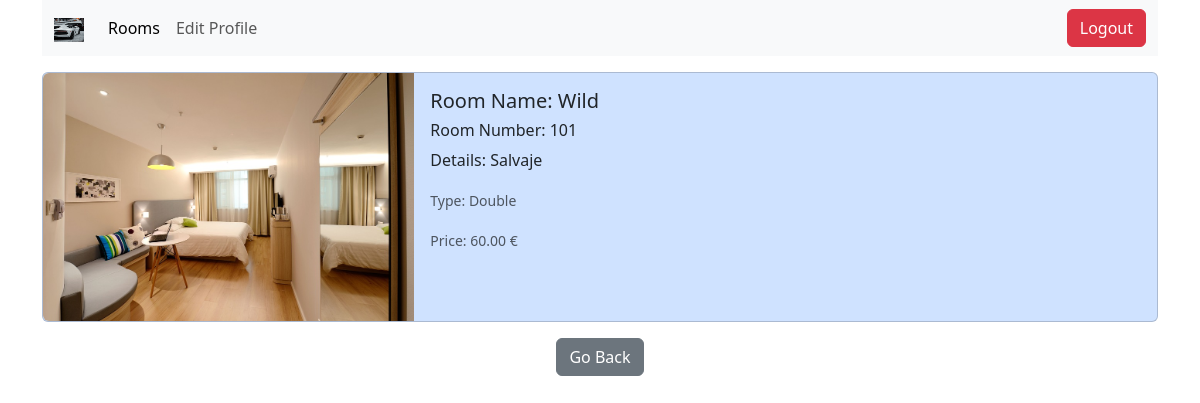
The app's page /details.php?id=1 (signed in) with its own data.
### tables this page shows
CREATE TABLE `users` (
  `id` int(11) NOT NULL,
  `first_name` varchar(100) NOT NULL,
  `last_name` varchar(100) NOT NULL,
  `email` varchar(100) NOT NULL,
  `date_of_birth` date NOT NULL,
  `password` varchar(255) NOT NULL,
  `images` varchar(255) DEFAULT NULL,
  `status` varchar(10) NOT NULL DEFAULT 'user'
);

CREATE TABLE `rooms` (
  `room_id` int(11) NOT NULL,
  `room_number` varchar(3) NOT NULL,
  `room_name` varchar(20) NOT NULL,
  `picture` varchar(255) DEFAULT NULL,
  `Details` varchar(255) NOT NULL,
  `price` decimal(12,2) DEFAULT NULL,
  `type` varchar(40) DEFAULT NULL
);

### details.php (the view, shortened to what this page needs)
<?php
require_once "connection.php";
$sql_user = "SELECT * FROM users WHERE id = {$_SESSION["user"]}";
$result_user = mysqli_query($connect, $sql_user);
$row_user = mysqli_fetch_assoc($result_user);
$id = $_GET["id"];
$sql = "SELECT * FROM `rooms` WHERE room_id = $id";
$result = mysqli_query($connect, $sql);
$row = mysqli_fetch_assoc($result);
$layout = "<div>
        <div class='card mx-auto bg-primary-subtle my-3' style='max-width: 100%;'>
            <div class='row g-0'>
                <div class='col-md-4'>
                    <img src='../pictures/{$row["picture"]} ' class='img-fluid rounded-start' alt='...'>
                </div>
                <div class='col-md-8'>
                    <div class='card-body'>
                        <h5 class='card-title'>Room Name: {$row["room_name"]} </h5>
                        <h6 class='card-title'>Room Number: {$row["room_number"]} </h6>
                        <p class='card-text'>Details:  {$row["Details"]} </p>
                        <p class='card-text'><small class='text-body-secondary'>Type:  {$row["type"]} </small></p>
                        <p class='card-text'><small class='text-body-secondary'>Price:  {$row["price"]} €</small></p>
                    </div>
                </div>
            </div>
        </div>
    </div>
    <div class= 'd-flex justify-content-center'>
                         <a href='home.php' class='btn btn-secondary text-center'>Go Back</a>
                         </div>
    "
?>
<!DOCTYPE html>
<html lang="en">
<head>
    <link href="https://cdn.jsdelivr.net/npm/bootstrap@5.3.3/dist/css/bootstrap.min.css" rel="stylesheet">
</head>
<body>
    <div class="container">
        <nav class="navbar navbar-expand-lg bg-body-tertiary">
            <div class="container-fluid">
                <a class="navbar-brand" href="#">
                    <img src="pictures/<?= $row_user["images"] ?>" alt="user pic" width="30" height="24">
                </a>
                <ul class="navbar-nav me-auto mb-2 mb-lg-0">
                    <li class="nav-item">
                        <a class="nav-link active" aria-current="page" href="home.php">Rooms</a>
                    </li>
                    <li class="nav-item">
                        <a class="nav-link" href="profile_update.php">Edit Profile</a>
                    </li>
                </ul>
                <div class="d-flex">
                    <a class="btn btn-danger" href="logout.php?logout">Logout</a>
                </div>
            </div>
    </div>
    <div class="container">
        <?= $layout ?>
    </div>
</body>
</html>

### records on screen
users: images (picture)
rooms: picture (picture), room_name "Wild", room_number "101", Details "Salvaje", type "Double", price "60.00"
